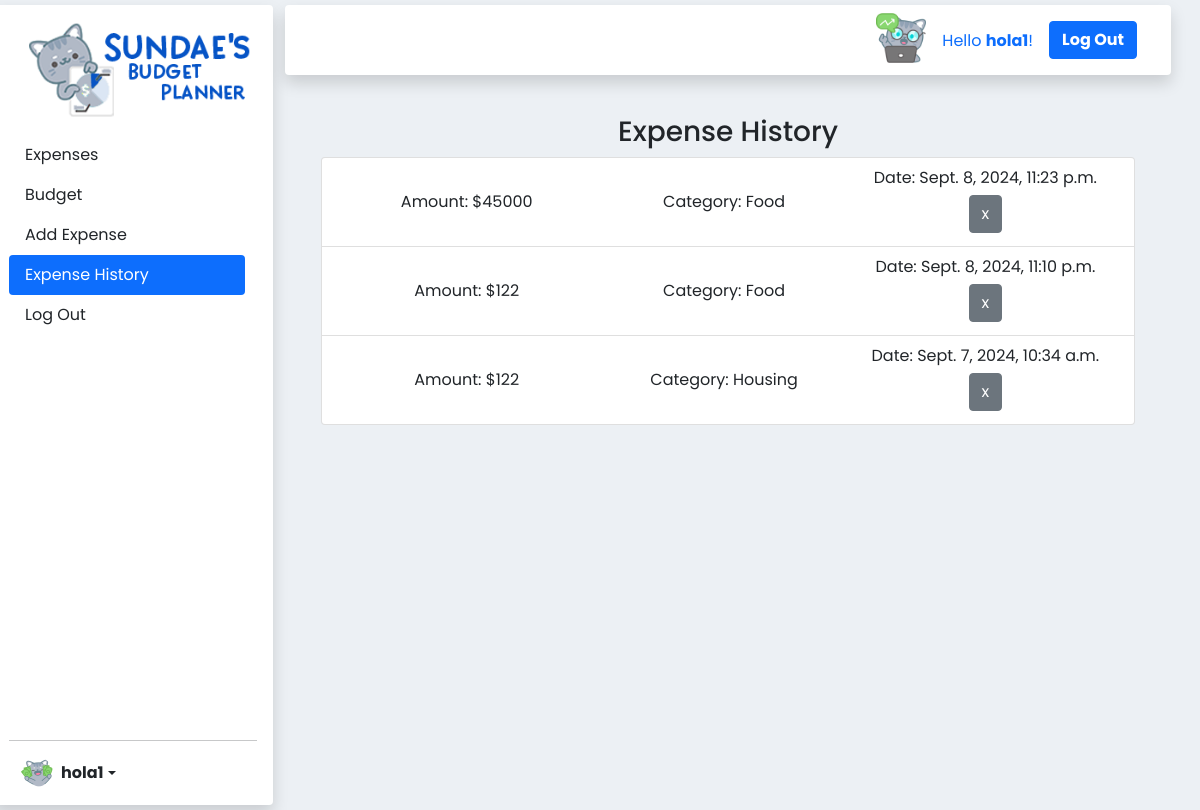
Screenshot of /expense_history (signed in) with the database file from the repository.
### budget/models.py (models this page shows)
class User(AbstractUser):
    pass

class Expense(models.Model):
    amount = models.FloatField(default=0)
    user = models.ForeignKey(User, related_name=("author"), on_delete=models.CASCADE)
    category = models.ForeignKey(Category, related_name=("category"), on_delete=models.CASCADE)
    type = models.CharField(max_length=100)
    essential = models.BooleanField(default=False)
    recurrent = models.BooleanField(default=False)
    date = models.DateTimeField(auto_now_add=True)
    frecuency = models.CharField(max_length=140)

class Category(models.Model):
    name = models.CharField(max_length=140)
    def __str__(self):
        return self.name

### budget/views.py (the view)
# urls.py: path('expense_history', views.expense_history, name="expense_history"),
def expense_history(request):
    if request.method == "POST":
        act_date = request.POST["month"]
        expensesList = Expense.objects.filter(date__month=act_date, user=request.user).order_by('-date')
        paginator = Paginator(expensesList, 10)
        page_number = request.GET.get('page')
        page_obj = paginator.get_page(page_number)
        return render(request, "budget/expenseHistory.html", {
            "expensesList":page_obj,
            "act_month":act_date
        })
    else:
        act_date = date.today()
        expensesList = Expense.objects.filter(date__month=act_date.month, user=request.user).order_by('-date')
        paginator = Paginator(expensesList, 10)
        page_number = request.GET.get('page')
        page_obj = paginator.get_page(page_number)
        return render(request, "budget/expenseHistory.html", {
            "expensesList":page_obj,
            "act_month":act_date.month
        })

### budget/templates/budget/expenseHistory.html
{% extends "budget/layout.html" %}
{% block body %}
<h3>Expense History</h3>
<ul class="list-group">
{% for expense in expensesList %}
    <li class="list-group-item grid4"><span>Amount: ${{expense.amount|floatformat:-2}}</span><span>Category: {{expense.category}}</span>  <span>Date: {{expense.date}}<a class="btn btn-secondary" href="{% url 'delete_expense' expense.id %}" style="margin:5px 20px;">x</a></span></li>
{% endfor %}
</ul>
{% endblock %}

### budget/templates/budget/layout.html (shortened to what this page needs)
{% load static %}
<!DOCTYPE html>
<html lang="en">
  <head>
    <link
      rel="stylesheet"
      href="https://unpkg.com/boxicons@latest/css/boxicons.min.css"
    />
    <link
      href="https://cdn.jsdelivr.net/npm/bootstrap@5.0.2/dist/css/bootstrap.min.css"
      rel="stylesheet"
    />
    <link href="{% static 'budget/styles.css' %}" rel="stylesheet" />
  </head>
  <body>
    <div class="container-index">
      <div
        class="d-flex flex-column flex-shrink-0 p-3 bg-light row shadow p-3 bg-white rounded navlist"
        style="width: 280px"
      >
        <a
          href="/"
          class="d-flex align-items-center mb-3 mb-md-0 me-md-auto link-dark text-decoration-none"
        >
          <img class="hidden-menu-image" width="240px" src="{% static 'logo1.png' %}" />
        </a>
        <ul class="nav nav-pills flex-column mb-auto sidenav">
          {% if user.is_authenticated %}
          <li class="nav-item">
            <a
              href="{% url 'index' %}"
              class="nav-link link-dark itt"
              aria-current="page"
              id="expenses-link"
            >
              Expenses
            </a>
          </li>
          <li>
            <a
              href="{% url 'budget' %}"
              class="nav-link link-dark itt"
              id="budget-link"
            >
              Budget
            </a>
          </li>
          <li>
            <a
              href="{% url 'add_expense' %}"
              class="nav-link link-dark itt"
              id="add-expense-link"
            >
              Add Expense
            </a>
          </li>
          <li>
            <a
              href="{% url 'expense_history' %}"
              class="nav-link link-dark itt"
              id="expense-history-link"
            >
              Expense History
            </a>
          </li>
          <li>
            <a
              href="{% url 'logout' %}"
              class="nav-link link-dark itt"
              id="logout-link"
            >
              Log Out
            </a>
          </li>
          {% endif %}
        </ul>
        <hr />
        {% if user.is_authenticated %}
        <div class="dropdown">
          <a
            href="#"
            class="d-flex align-items-center link-dark text-decoration-none dropdown-toggle"
            id="dropdownUser2"
            data-bs-toggle="dropdown"
            aria-expanded="false"
          >
            <img
              src="{% static 'user.png' %}"
              width="32"
              height="32"
              class="rounded-circle me-2"
            />
            <strong>{{ user.username }}</strong>
          </a>
        </div>
        {% endif %}
      </div>
      <div class="w-100">
        <div>
          <nav
            class="navbar navbar-expand-lg navbar-main mx-4 shadow rounded navtop-div"
          >
            <ul class="navbar-nav mr-auto navtop">
              {% if user.is_authenticated %}
              <li class="nav-item pr-3" id="hellocat">
                <span class="px-2"
                  ><img width="50px" src="{% static 'hello.png' %}"
                /></span>
              </li>
              <li class="nav-item pr-3">
                <span class="nav-link pt-3"
                  >Hello <strong>{{ user.username }}</strong>!</span
                >
              </li>
              <li class="nav-item" id="logoutbtn">
                <a class="nav-link" href="{% url 'logout' %}"
                  ><button type="button" class="btn btn-primary me-3">
                    <strong>Log Out</strong>
                  </button></a
                >
              </li>
              {% endif %}
            </ul>
          </nav>
        </div>
        <div class="content-middle">{% block body %} {% endblock %}</div>
      </div>
    </div>
  </body>
</html>

### budget/static/budget/styles.css (style rules this page uses)
body { padding: 5px; background-color: rgb(236, 240, 244); font-family: "Poppins", sans-serif; }
.container-index { display: flex; height: 100vh; }
.content-middle { justify-content: center; text-align: center; display: block; padding: 5vh 5vw; }
.navbar-main { background-color: rgb(255, 255, 255); }
.grid4 { display: grid; grid-template-columns: 32% 32% 33%; column-gap: 1%; justify-content: center; align-items: center; }
.navtop { flex-direction: column; margin: 0px 10px; }
.navtop-div { justify-content: flex-end; }
.hidden-menu-image { display: block; }
.sidenav { margin-top: 15px; }

### rows the page displays
User: username "hola1"
Expense: amount "45000", category "Food", date "Sept. 8, 2024, 11:23 p.m."
Expense: amount "122", category "Food", date "Sept. 8, 2024, 11:10 p.m."
Expense: amount "122", category "Housing", date "Sept. 7, 2024, 10:34 a.m."
